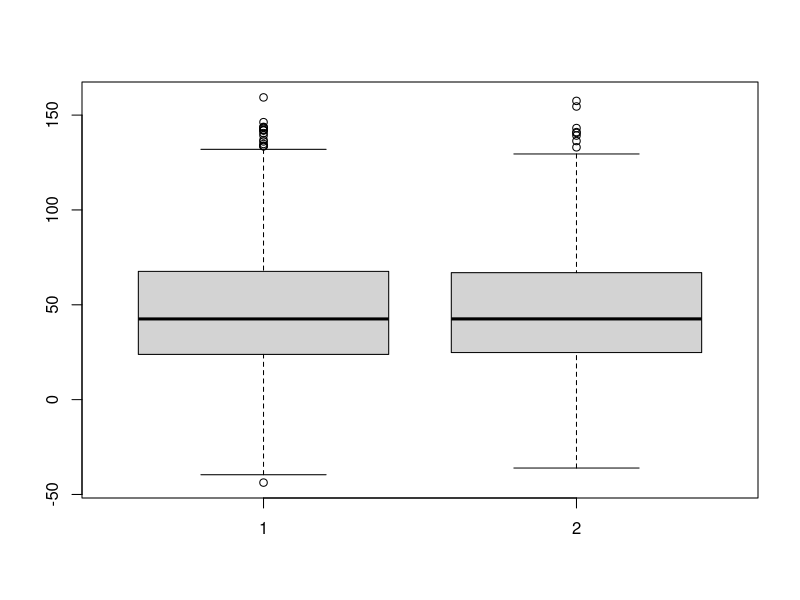
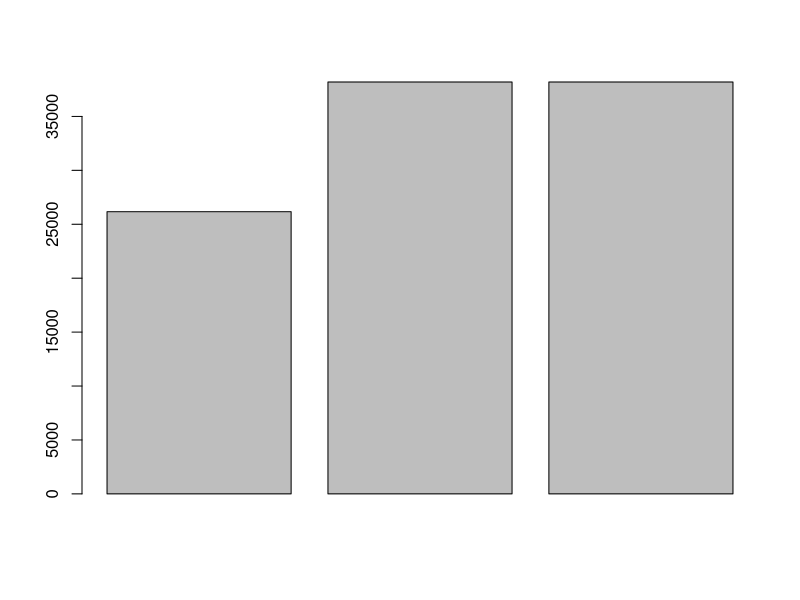
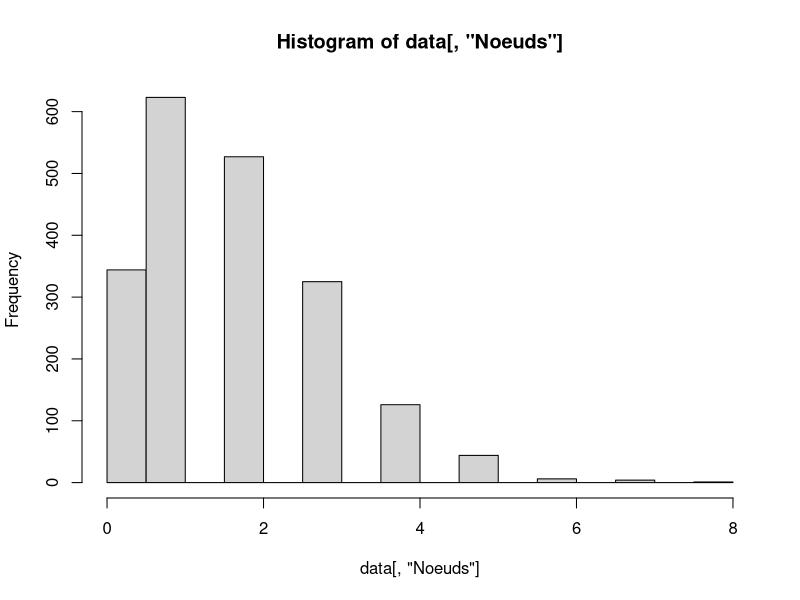
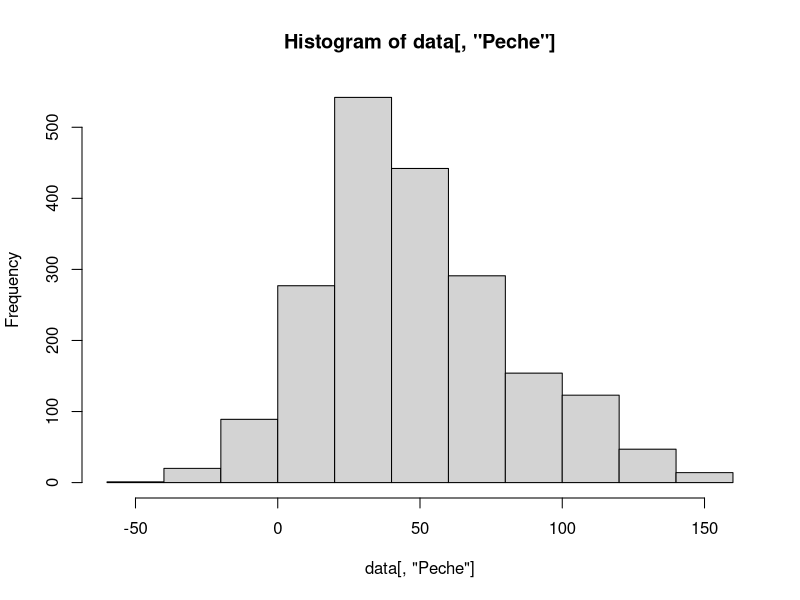
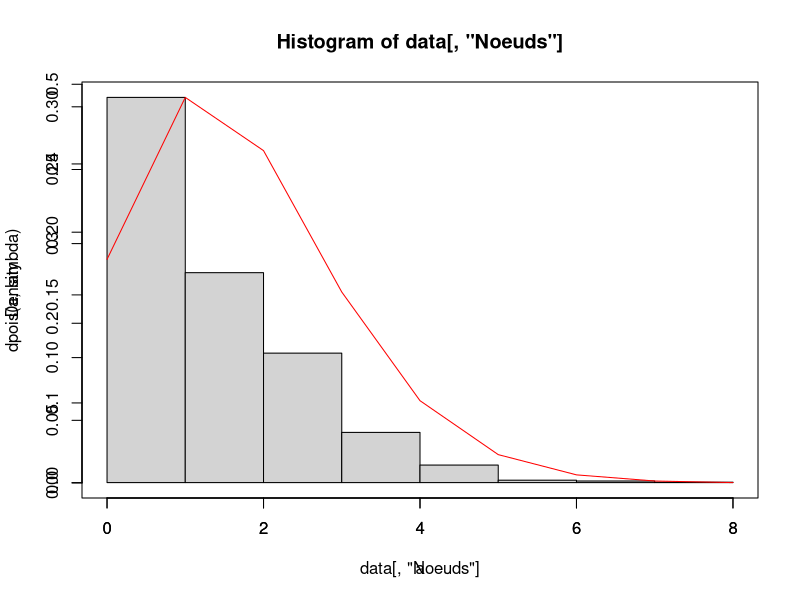
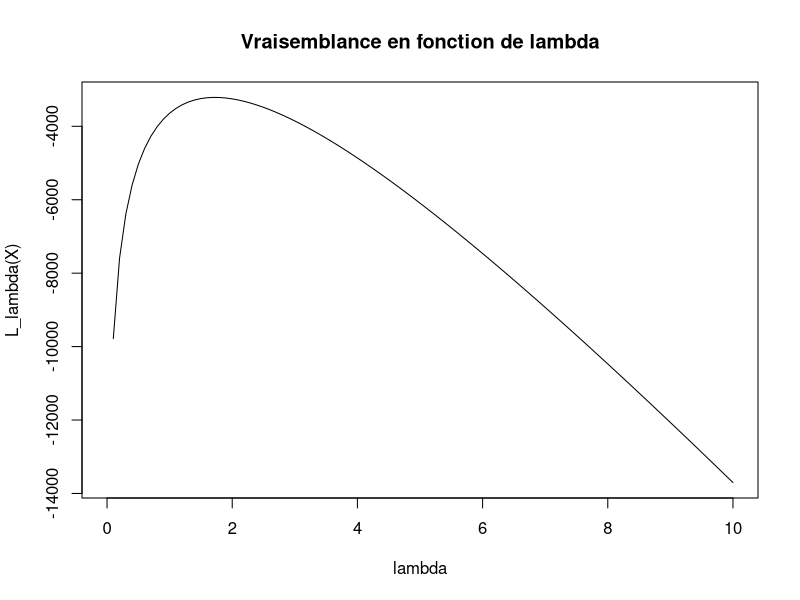
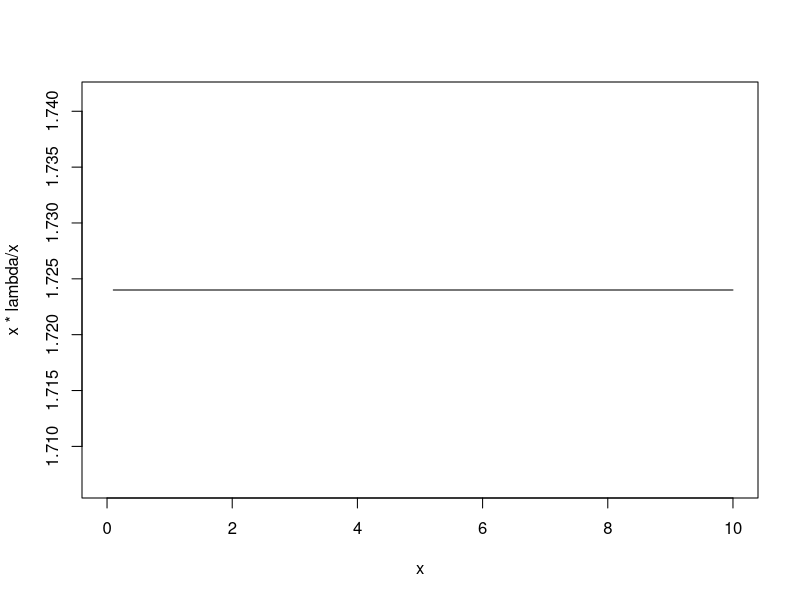

Write R code to recreate these figures, in order. (Note: this script raises an error after producing the figures.)
## ---- chunk 1

data <- read.csv(file = "DB_binome_2.csv");
n <- nrow(data);
mandata <- c();
womandata <- c();
for (i in 1:n)
{
  if(data[i, 'Sexe'] == 0)
  {
    mandata <- c(mandata, data[i, 'Peche'])
  }
  else
  {
    womandata <- c(womandata, data[i, 'Peche'])
  }
}
print(mean(womandata))
print(mean(mandata))
boxplot(mandata, womandata)

## ---- chunk 2
tranches = c(0, 0, 0)
for (i in seq(1, n)) {
    tranche = data[i, "Age"]
    tranches[tranche - 1] = tranches[tranche - 1] + data[i, "Peche"]
}
barplot(tranches)
## ---- chunk 3
hist(data[,'Noeuds'])
## ---- chunk 4
hist(data[,'Peche'])
## ---- chunk 5
#On regarde la cohérence par rapport à la loi de poisson
a <- seq(0,8,1)
lambda = mean(data[,'Noeuds'])

hist(data[,'Noeuds'],freq=FALSE,breaks = seq(0,8,1))
par(new=TRUE)
plot(a,dpois(a,lambda),"l",col="red")



## ---- chunk 6
log_L = function(x, l) {
  s = 0
  for(i in seq(1, length(x)))
  {
    s = s + log(factorial(x[i]))
  }
  return(-1 * length(x) * l + log(l) * sum(x) - s)
}

x = seq(0, 10, 0.1)
plot(x = x, 
     y = log_L(data[, "Noeuds"], x),
     main = "Vraisemblance en fonction de lambda",
     xlab = "lambda",
     ylab = "L_lambda(X)",
     type = "l")
## ---- chunk 7
lambda = mean(data[,'Noeuds'])
print(lambda)
par(new = FALSE)
plot(x, x * lambda / x, type = "l")
## ---- chunk 8
print(lambda)
for(i in seq(1, 100)) {
  p = exp(-1 * lambda) * lambda ^ i / factorial(i)
  if (p < 0.00001)
  {
    break
  }
}
print(i)
## ---- chunk 9
l = function(sigma, lambda, x, imax) {
  somme = 0
  for (i in seq(0, imax)) {
    somme = somme + exp(-i) * lambda^i / factorial(i) * (1 / (sqrt(2 * pi) * sigma)) ^ length(x)
    sousSomme = 0
    for (k in seq(1, length(x))) {
      sousSomme = sousSomme + (x[i] - 100 / (1 + i)) ^ 2 / (2 * sigma ^ 2)
    }
    somme = somme * exp(-1 * sousSomme)
  }
  return(somme)
}
## ---- chunk 10
vec = data[, "Peche"]
imax = 11
f = function(x) l(x, lambda, vec, imax)
sig = optimize(f = f, maximum = TRUE, lower = 0, upper = 10)
print(sig)
## ---- chunk 11
sigmas = c()
for (lambda in seq(0, 8)) {
  mu = 100 / (1 + lambda)
  
  x = c()
  for (i in seq(1, n)) {
    if (data[i, "Noeuds"] == lambda)
    {
      x = c(x, data[i, "Peche"])
    }
  }
  
  s = 0
  for (i in seq(1, length(x))) {
    s = s + (x[i] - mu) * (x[i] - mu)
  }
  sigma = 1 / length(x) 
  sigmas = c(sigmas, sigma)
}
print(sigmas)
## ---- chunk 12
peche = c()
for (i in seq(1, n)) {
  if (data[i, "Noeuds"] == 3)
  {
    peche = c(peche, data[i, "Peche"])
  }
}


k = 15
m = min(peche)
M = max(peche)

intervalles = seq(m, M, length.out = k)
print(intervalles)

muChapeau = 0
for(i in seq(1, k - 1))
{
  ci = (intervalles[i] + intervalles[i + 1])
  ni = 0
  for (j in seq(1, length(peche)))
  {
    if (peche[j] >= intervalles[i])
    {
      if(peche[j] < intervalles[i + 1])
      {
        ni = ni + 1
      }
    }
  }
  muChapeau = muChapeau + ci * ni
}
muChapeau = muChapeau / length(peche)

sigmaChapeau = 0
for(i in seq(1, k - 1))
{
  ci = (intervalles[i] + intervalles[i + 1])
  ni = 0
  for (j in seq(1, length(peche)))
  {
    if (peche[j] >= intervalles[i])
    {
      if(peche[j] < intervalles[i + 1])
      {
        ni = ni + 1
      }
    }
  }
  sigmaChapeau = sigmaChapeau + ni * (ci - muChapeau) * (ci - muChapeau)
}
sigmaChapeau = sigmaChapeau / length(peche)
sigmaChapeau = sqrt(sigmaChapeau)

print(muChapeau)
print(sigmaChapeau)
